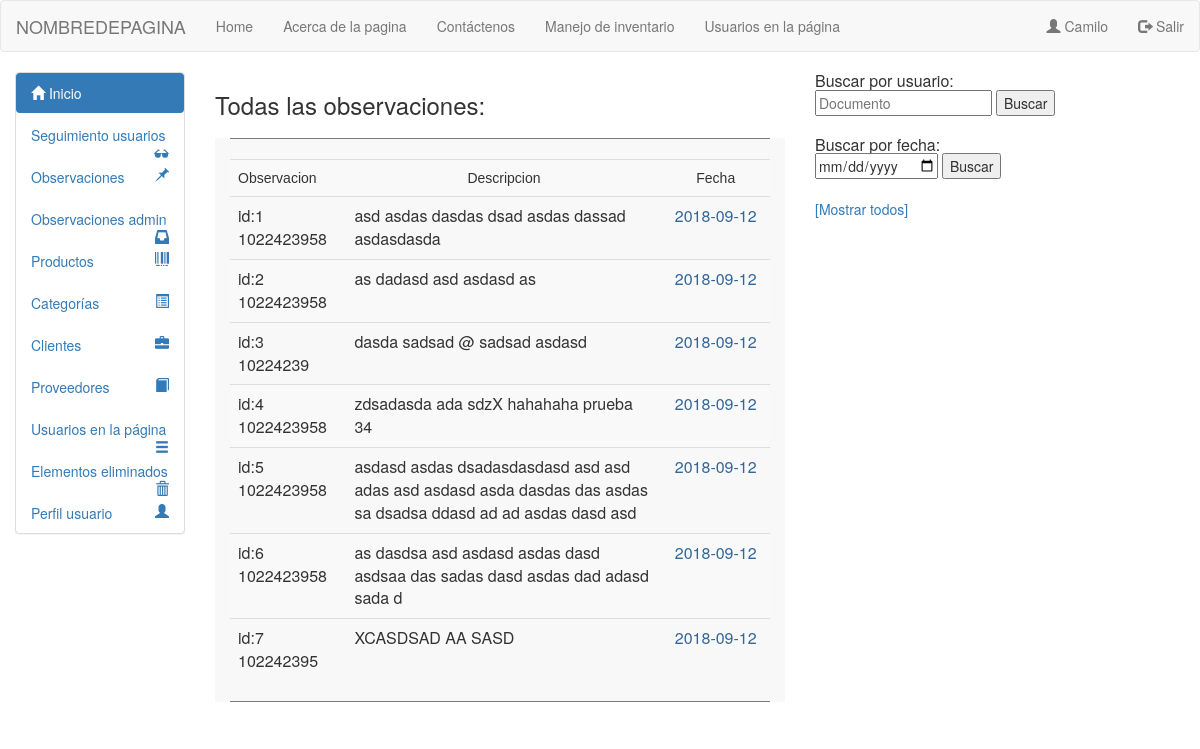
The app's page /vista/html/observaciones.php?todos (signed in) with its own data.
### tables this page shows
CREATE TABLE `observaciones` (
  `id_observacion` int(11) NOT NULL,
  `usuario_observacion` varchar(50) NOT NULL,
  `desc_obeservacion` text NOT NULL,
  `fecha_observacion` date NOT NULL
);

### Modelo/conexion.php (called while the page is built, shortened)
<?php
class Conexion
{
public function __construct()
{
$this->con = new mysqli("localhost", "root", "", "inventcorp");
}
}
?>

### modelo/mdlobservacionl2.php (called while the page is built, shortened)
<?php
 include_once("conexion.php");
class Observl2 extends Conexion
{
        public function listar3()
    {
        $q = "select * from observaciones";
        $consulta = $this->con->query($q) or die ('failed!' . $this->con->error);
        return $consulta;
    }
}
?>

### Modelo/mdlescape.php (called while the page is built)
<?php
class Escap
{
	public function escape($string){
		return htmlentities($string, ENT_QUOTES, 'UTF-8');
	}
}
?>

### vista/html/observaciones.php (the view, shortened to what this page needs)
<?php
include_once '../../modelo/mdlobservacionl2.php';
include_once '../../modelo/mdlescape.php';
include_once 'header.php';
?>
<!DOCTYPE html>
<html lang="en">
<head>
  <link href="../bootstrap/css/bootstrap.min.css" rel="stylesheet" media="screen">
</head>
<body>
<div class="container-fluid">
<div class="row">
<div class="col-sm-2 col-md-2 sidebar">
<?php
include_once 'menulateral.php';
?>
</div>
<div class="col-sm-6 col-md-6">
<?php if (isset($_GET['todos'])):?>
  <h3>Todas las observaciones:</h3>
  <div class="navbar-form navbar-default">
  <hr style="border-top: 1px double #797979;">
  <table class="table table-hover table-striped"  align="center">
  <td align="left" style="font-family:Tahoma, Geneva, sans-serif">Observacion</td>
  <td class="col-sm-7 col-md-7" align="center" style="font-family:Tahoma, Geneva, sans-serif">Descripcion</td>
  <td align="center" style="font-family:Tahoma, Geneva, sans-serif">Fecha</td>
    <?php
    $objeto= new Observl2;
    $objeto2= new Escap;
    $res=$objeto->listar3();
    while($row = $res->fetch_array(MYSQLI_ASSOC)){
          ?>
            <tr style="font-size:16px">
            <td align="left">id:<?php echo $objeto2->escape($row['id_observacion']);?><br>
            <?php echo $objeto2->escape($row['usuario_observacion']);?>
            </td>
            <td align="left"><?php echo $objeto2->escape($row['desc_obeservacion']);?></td>
            <td style="color: #369" align="center"><?php echo $objeto2->escape($row['fecha_observacion']);?></td>
            </tr>
    <?php } $objeto->CloseDB();
  ?>
  </table>
  <hr style="border-top: 1px double #797979;">
  </div>
 <?php endif ?>
</div>
<div class="col-sm-3 col-md-3">
<h3 class="panel-title">Buscar por usuario:</h3>
<table >
<tr>
  <td>
    <form method="post" action="observaciones.php?usuario=01">
      <input type="text" name="docu" placeholder="Documento">
      <button>Buscar</button>
    </form>
  </td>
</tr>
</table>
<br>
<h3 class="panel-title">Buscar por fecha:</h3>
<table >
<tr>
  <td>
    <form method="post" action="observaciones.php?fecha=02">
      <input type="date" name="fec" placeholder="Documento">
      <button>Buscar</button>
    </form>
  </td>
</tr>
</table>
<br>
<a href="observaciones.php?todos">[Mostrar todos]</a>
</div>
</div>
</div>
</body>
</html>

### records on screen
observaciones: id_observacion "1", usuario_observacion "1022423958", desc_obeservacion "asd asdas dasdas dsad asdas dassad asdasdasda", fecha_observacion "2018-09-12"
observaciones: id_observacion "2", usuario_observacion "1022423958", desc_obeservacion "as dadasd asd asdasd as", fecha_observacion "2018-09-12"
observaciones: id_observacion "3", usuario_observacion "10224239", desc_obeservacion "dasda sadsad @ sadsad asdasd", fecha_observacion "2018-09-12"
observaciones: id_observacion "4", usuario_observacion "1022423958", desc_obeservacion "zdsadasda ada sdzX hahahaha prueba 34", fecha_observacion "2018-09-12"
observaciones: id_observacion "5", usuario_observacion "1022423958", desc_obeservacion "asdasd asdas dsadasdasdasd asd asd adas asd asdasd asda dasdas das asdas sa dsadsa ddasd ad ad asdas dasd asd", fecha_observacion "2018-09-12"
observaciones: id_observacion "6", usuario_observacion "1022423958", desc_obeservacion "as dasdsa asd asdasd asdas dasd asdsaa das sadas dasd asdas dad adasd sada d", fecha_observacion "2018-09-12"
observaciones: id_observacion "7", usuario_observacion "102242395", desc_obeservacion "XCASDSAD AA SASD", fecha_observacion "2018-09-12"

### other values on screen
$_SESSION["session"] "Camilo"
